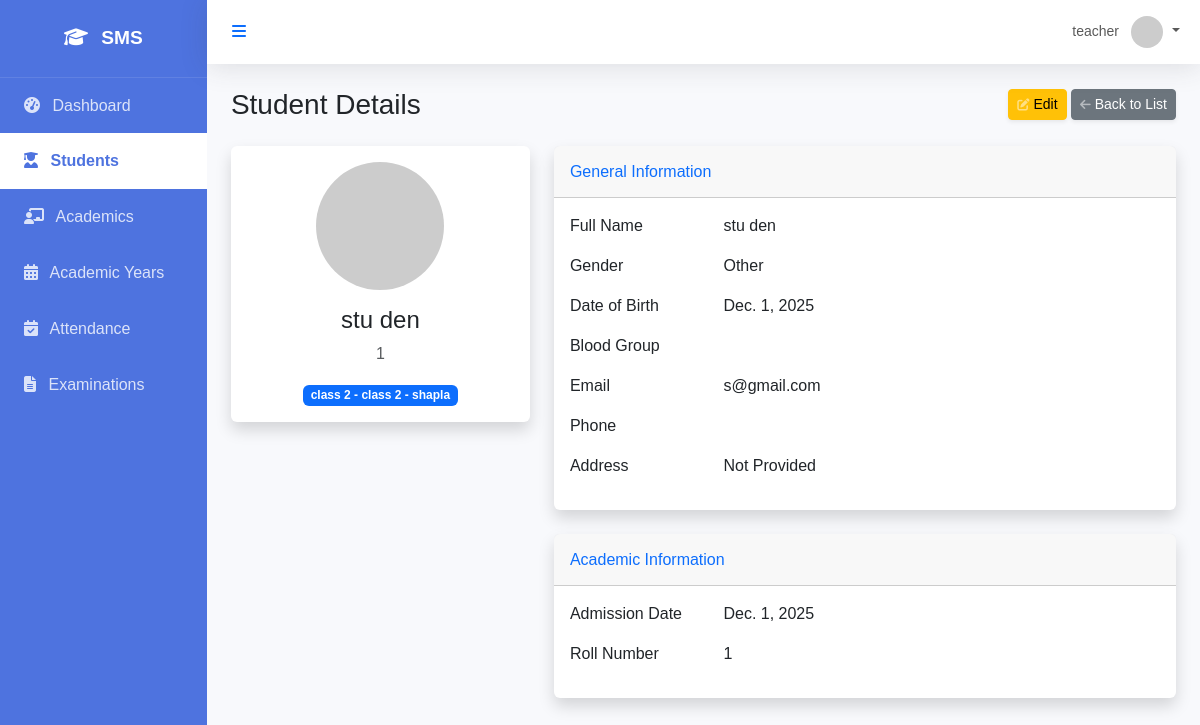
Screenshot of /students/1/ (signed in) with the database file from the repository.
### core/models.py (models this page shows, shortened)
class User(AbstractUser):
    class Role(models.TextChoices):
        SUPER_ADMIN = "SUPER_ADMIN", "Super Admin"
        SCHOOL_ADMIN = "SCHOOL_ADMIN", "School Admin"
        ACADEMIC_ADMIN = "ACADEMIC_ADMIN", "Academic Admin"
        TEACHER = "TEACHER", "Teacher"
        STUDENT = "STUDENT", "Student"
        PARENT = "PARENT", "Parent"
        ACCOUNTANT = "ACCOUNTANT", "Accountant"
        LIBRARIAN = "LIBRARIAN", "Librarian"
        RECEPTIONIST = "RECEPTIONIST", "Receptionist"
        HR_MANAGER = "HR_MANAGER", "HR Manager"
    role = models.CharField(max_length=50, choices=Role.choices, default=Role.STUDENT)
    objects = CustomUserManager()

### students/models.py (models this page shows, shortened)
class Student(models.Model):
    user = models.OneToOneField(settings.AUTH_USER_MODEL, on_delete=models.CASCADE, related_name='student_profile')
    admission_number = models.CharField(max_length=50, unique=True)
    admission_date = models.DateField()
    roll_number = models.IntegerField(null=True, blank=True)
    date_of_birth = models.DateField()
    gender = models.CharField(max_length=10, choices=[('M', 'Male'), ('F', 'Female'), ('O', 'Other')])
    blood_group = models.CharField(max_length=5, blank=True)
    address = models.TextField()
    phone_number = models.CharField(max_length=15, blank=True)
    current_class = models.ForeignKey('academics.Class', on_delete=models.SET_NULL, null=True, blank=True, related_name='students')
    section = models.ForeignKey('academics.Section', on_delete=models.SET_NULL, null=True, blank=True, related_name='students')
    created_at = models.DateTimeField(auto_now_add=True)
    updated_at = models.DateTimeField(auto_now=True)

### academics/models.py (models this page shows)
class Class(models.Model):
    name = models.CharField(max_length=50) # e.g. Class 1, Grade 10
    numeric_value = models.IntegerField(unique=True) # For sorting
    class Meta:
        verbose_name_plural = "Classes"
        ordering = ['numeric_value']
    def __str__(self):
        return self.name

class Section(models.Model):
    name = models.CharField(max_length=10) # e.g. A, B, C
    class_name = models.ForeignKey(Class, on_delete=models.CASCADE, related_name='sections')
    class_teacher = models.ForeignKey(User, on_delete=models.SET_NULL, null=True, blank=True, limit_choices_to={'role': 'TEACHER'})
    class Meta:
        unique_together = ['name', 'class_name']
        ordering = ['name']
    def __str__(self):
        return f"{self.class_name.name} - {self.name}"

### students/views.py (the view)
# urls.py: path('<int:pk>/', student_detail, name='student_detail'),
@login_required
def student_detail(request, pk):
    student = get_object_or_404(Student, pk=pk)
    return render(request, 'students/student_detail.html', {'student': student})

### templates/students/student_detail.html (shortened to what this page needs)
{% extends 'base.html' %}
{% block content %}
<div class="d-sm-flex align-items-center justify-content-between mb-4">
    <h1 class="h3 mb-0 text-gray-800">Student Details</h1>
    <div>
        <a href="{% url 'student_update' student.pk %}" class="d-none d-sm-inline-block btn btn-sm btn-warning shadow-sm">
             Edit
        </a>
        <a href="{% url 'student_list' %}" class="d-none d-sm-inline-block btn btn-sm btn-secondary shadow-sm">
             Back to List
        </a>
    </div>
</div>
<div class="row" x-data="{ show: true }" x-show="show" x-transition:enter="transition ease-out duration-300" x-transition:enter-start="opacity-0 transform scale-95" x-transition:enter-end="opacity-100 transform scale-100">
    <div class="col-lg-4">
        <div class="card shadow mb-4">
            <div class="card-body text-center">
                <img class="img-profile rounded-circle mb-3" src="https://ui-avatars.com/api/?name={{ student.user.get_full_name }}&size=128" width="128" height="128">
                <h4 class="font-weight-bold">{{ student.user.get_full_name }}</h4>
                <p class="text-muted">{{ student.admission_number }}</p>
                <span class="badge bg-primary">{{ student.current_class }} - {{ student.section }}</span>
            </div>
        </div>
    </div>
    <div class="col-lg-8">
        <div class="card shadow mb-4">
            <div class="card-header py-3">
                <h6 class="m-0 font-weight-bold text-primary">General Information</h6>
            </div>
            <div class="card-body">
                <div class="row mb-3">
                    <div class="col-sm-3 font-weight-bold">Full Name</div>
                    <div class="col-sm-9">{{ student.user.get_full_name }}</div>
                </div>
                <div class="row mb-3">
                    <div class="col-sm-3 font-weight-bold">Gender</div>
                    <div class="col-sm-9">{{ student.get_gender_display }}</div>
                </div>
                <div class="row mb-3">
                    <div class="col-sm-3 font-weight-bold">Date of Birth</div>
                    <div class="col-sm-9">{{ student.date_of_birth }}</div>
                </div>
                <div class="row mb-3">
                    <div class="col-sm-3 font-weight-bold">Blood Group</div>
                    <div class="col-sm-9">{{ student.blood_group }}</div>
                </div>
                <div class="row mb-3">
                    <div class="col-sm-3 font-weight-bold">Email</div>
                    <div class="col-sm-9">{{ student.user.email }}</div>
                </div>
                <div class="row mb-3">
                    <div class="col-sm-3 font-weight-bold">Phone</div>
                    <div class="col-sm-9">{{ student.phone_number }}</div>
                </div>
                <div class="row mb-3">
                    <div class="col-sm-3 font-weight-bold">Address</div>
                    <div class="col-sm-9">{{ student.address }}</div>
                </div>
            </div>
        </div>
        <div class="card shadow mb-4">
            <div class="card-header py-3">
                <h6 class="m-0 font-weight-bold text-primary">Academic Information</h6>
            </div>
            <div class="card-body">
                <div class="row mb-3">
                    <div class="col-sm-3 font-weight-bold">Admission Date</div>
                    <div class="col-sm-9">{{ student.admission_date }}</div>
                </div>
                <div class="row mb-3">
                    <div class="col-sm-3 font-weight-bold">Roll Number</div>
                    <div class="col-sm-9">{{ student.roll_number }}</div>
                </div>
            </div>
        </div>
    </div>
</div>
{% endblock %}

### templates/base.html (shortened to what this page needs)
<!DOCTYPE html>
<html lang="en">
<head>
    <link href="https://cdn.jsdelivr.net/npm/bootstrap@5.3.0/dist/css/bootstrap.min.css" rel="stylesheet">
    <link href="https://cdnjs.cloudflare.com/ajax/libs/font-awesome/6.4.0/css/all.min.css" rel="stylesheet">
</head>
<body x-data="{ sidebarOpen: true }">
    <div id="wrapper" :class="{ 'toggled': !sidebarOpen }">
        <div id="sidebar-wrapper" x-show="sidebarOpen" x-transition:enter="transition ease-out duration-300" x-transition:enter-start="opacity-0 transform -translate-x-full" x-transition:enter-end="opacity-100 transform translate-x-0" x-transition:leave="transition ease-in duration-300" x-transition:leave-start="opacity-100 transform translate-x-0" x-transition:leave-end="opacity-0 transform -translate-x-full">
            <div class="sidebar-heading">
                <i class="fas fa-graduation-cap me-2"></i> SMS
            </div>
            <div class="list-group list-group-flush">
                <a href="{% url 'dashboard' %}" class="list-group-item list-group-item-action {% if request.resolver_match.url_name == 'dashboard' %}active{% endif %}">
                    <i class="fas fa-tachometer-alt me-2"></i> Dashboard
                </a>
                {% if user.role == 'SUPER_ADMIN' or user.role == 'SCHOOL_ADMIN' or user.role == 'TEACHER' or user.role == 'ACADEMIC_ADMIN' %}
                <a href="{% url 'student_list' %}" class="list-group-item list-group-item-action {% if 'students' in request.path %}active{% endif %}">
                    <i class="fas fa-user-graduate me-2"></i> Students
                </a>
                {% endif %}
                {% if user.role == 'SUPER_ADMIN' or user.role == 'SCHOOL_ADMIN' or user.role == 'TEACHER' or user.role == 'ACADEMIC_ADMIN' or user.role == 'STUDENT' %}
                <a href="{% url 'class_list' %}" class="list-group-item list-group-item-action {% if 'academics' in request.path and 'academic-years' not in request.path %}active{% endif %}">
                    <i class="fas fa-chalkboard-teacher me-2"></i> Academics
                </a>
                <a href="{% url 'academic_year_list' %}" class="list-group-item list-group-item-action {% if 'academic-years' in request.path %}active{% endif %}">
                    <i class="fas fa-calendar-alt me-2"></i> Academic Years
                </a>
                {% endif %}
                <a href="{% url 'attendance_dashboard' %}" class="list-group-item list-group-item-action {% if 'attendance' in request.path %}active{% endif %}">
                    <i class="fas fa-calendar-check me-2"></i> Attendance
                </a>
                <a href="{% url 'exam_list' %}" class="list-group-item list-group-item-action {% if 'examination' in request.path %}active{% endif %}">
                    <i class="fas fa-file-alt me-2"></i> Examinations
                </a>
            </div>
        </div>
        <div id="page-content-wrapper">
            <nav class="navbar navbar-expand-lg navbar-light bg-white mb-4 static-top">
                <div class="container-fluid">
                    <button class="btn btn-link text-primary" @click="sidebarOpen = !sidebarOpen">
                        <i class="fas fa-bars"></i>
                    </button>
                    <ul class="navbar-nav ms-auto">
                        <li class="nav-item dropdown">
                            <a class="nav-link dropdown-toggle" href="#" id="userDropdown" role="button" data-bs-toggle="dropdown" aria-expanded="false">
                                <span class="me-2 d-none d-lg-inline text-gray-600 small">{{ user.username }}</span>
                                <img class="img-profile rounded-circle" src="https://ui-avatars.com/api/?name={{ user.username }}" width="32" height="32">
                            </a>
                        </li>
                    </ul>
                </div>
            </nav>
            <div class="container-fluid px-4">
                {% block content %}{% endblock %}
            </div>
        </div>
    </div>
</body>
</html>

### templates/base.html (style rules this page uses)
:root { --primary-color: #4e73df; --secondary-color: #858796; --success-color: #1cc88a; --info-color: #36b9cc; --warning-color: #f6c23e; --danger-color: #e74a3b; --light-color: #f8f9fc; --dark-color: #5a5c69; }
body { font-family: 'Nunito', sans-serif; background-color: #f8f9fc; overflow-x: hidden; }
#wrapper { display: flex; width: 100%; align-items: stretch; }
#sidebar-wrapper { min-height: 100vh; width: 250px; background-color: var(--primary-color); color: white; transition: all 0.3s ease; }
#sidebar-wrapper .sidebar-heading { padding: 1.5rem; font-size: 1.2rem; font-weight: bold; text-align: center; border-bottom: 1px solid rgba(255, 255, 255, 0.1); }
#sidebar-wrapper .list-group-item { padding: 1rem 1.5rem; background-color: transparent; color: rgba(255, 255, 255, 0.8); border: none; transition: all 0.2s ease; }
#sidebar-wrapper .list-group-item.active { background-color: white; color: var(--primary-color); font-weight: bold; }
#page-content-wrapper { width: 100%; display: flex; flex-direction: column; }
.navbar { box-shadow: 0 .15rem 1.75rem 0 rgba(58,59,69,.15); }
.card { border: none; box-shadow: 0 .15rem 1.75rem 0 rgba(58,59,69,.15); transition: transform 0.2s ease; }

### rows the page displays
User: username "teacher"
Student: user.get_full_name "stu den", admission_number "1", current_class "class 2", section "class 2 - shapla", gender "Other", date_of_birth "Dec. 1, 2025", user.email "s@gmail.com", address "Not Provided", admission_date "Dec. 1, 2025", roll_number "1"
